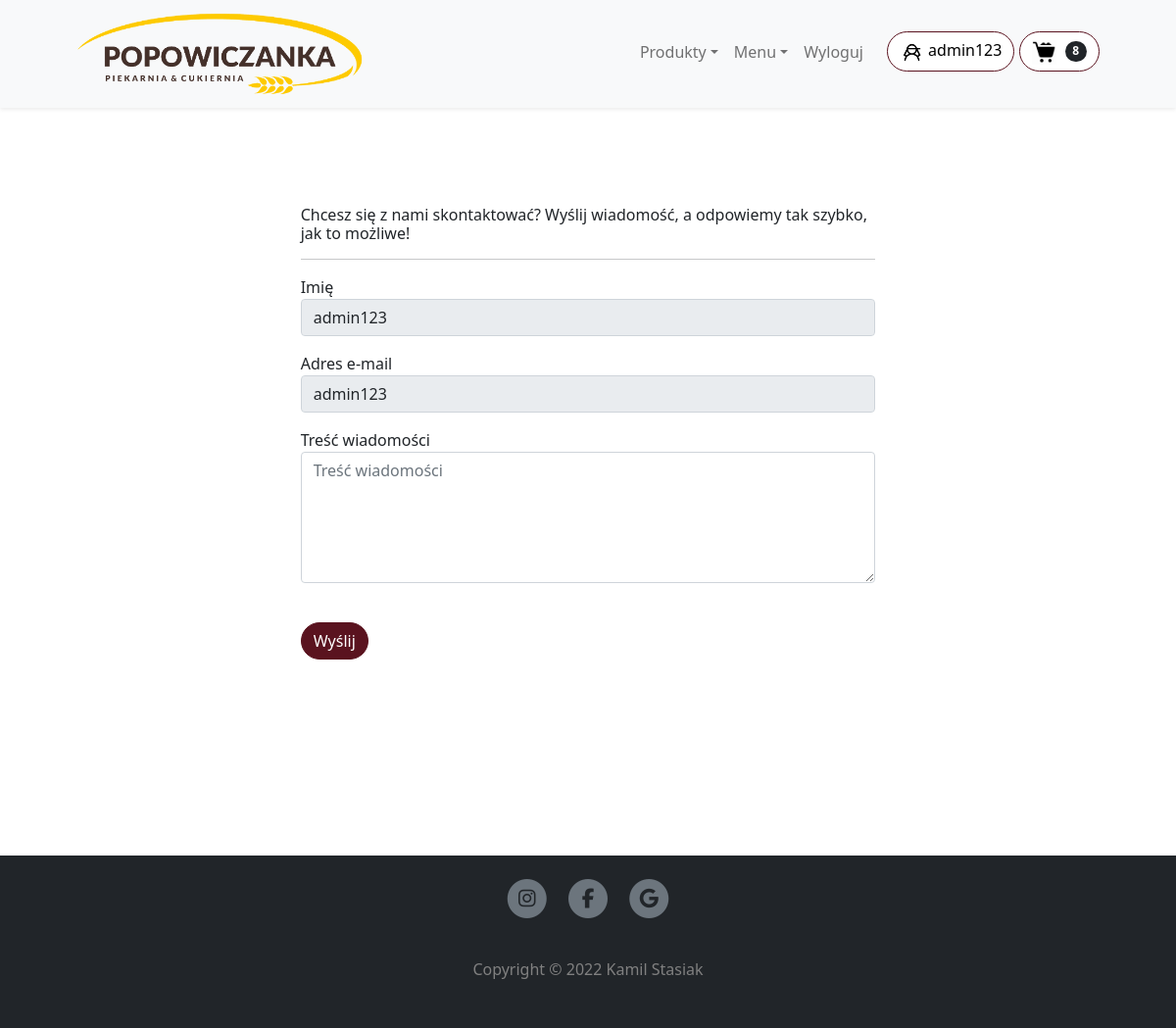
Screenshot of /kontakt (signed in) with the database file from the repository.
### app.py (models this page shows, shortened)
class User(UserMixin, db.Model):
    __tablename__ = "users"
    id = db.Column(db.Integer, primary_key=True)
    username = db.Column(db.String(100))
    surname = db.Column(db.String(100))
    birthdate = db.Column(db.String(100))
    email = db.Column(db.String(100), unique=True)
    phone = db.Column(db.Integer, unique=True)
    password = db.Column(db.String(100))
    accept_tos = db.Column(db.String(100))
    cart_count = db.Column(db.Integer)

### app.py (the view, shortened to what this page needs)
@app.route('/kontakt', methods=['GET', 'POST'])
def kontakt():
    return render_template('kontakt.html', current_user=current_user)

### app.py (called while the page is built)
@login_manager.user_loader
def load_user(user_id):
    return User.query.get(int(user_id))

### templates/kontakt.html (shortened to what this page needs)
{% extends "base.html" %}
{% block main %}
<div class="container">
    <div class="row" style="padding: 100px; padding-bottom: 200px;">
      <div class="col-lg-8 col-md-10 mx-auto">
          <h6>Chcesz się z nami skontaktować? Wyślij wiadomość, a odpowiemy tak szybko, jak to możliwe!</h6>
        <hr>
          <form action="{{ url_for('kontakt') }}" method="post" name="sentMessage" id="contactForm" novalidate="">
            <div class="control-group">
              <div class="form-group floating-label-form-group controls">
                <label>Imię</label>
                {% if current_user.get_id() %}
                <input type="text" class="form-control" value="{{ current_user.username }}" name="name" readonly>
                {% else %}
                <input type="text" class="form-control" placeholder="Imię" name="name" required="" data-validation-required-message="Please enter your name.">
                {% endif %}
              </div>
            </div>
            <div class="control-group">
              <div class="form-group floating-label-form-group controls">
                <label>Adres e-mail</label>
                {% if current_user.get_id() %}
                <input type="email" class="form-control" value="{{ current_user.email }}" name="email" readonly>
                {% else %}
                <input type="email" class="form-control" placeholder="Adres e-mail" name="email" required="" data-validation-required-message="Please enter your email address.">
                {% endif %}
              </div>
            </div>
            <div class="control-group">
              <div class="form-group floating-label-form-group controls">
                <label>Treść wiadomości</label>
                <textarea rows="5" class="form-control" placeholder="Treść wiadomości" name="message" required="" data-validation-required-message="Please enter a message."></textarea>
              </div>
            </div>
            <br>
            <div class="form-group">
              <button type="submit" class="btn btn-caro" id="sendMessageButton">Wyślij</button>
            </div>
          </form>
      </div>
    </div>
  </div>
{% endblock main %}

### templates/header.html (shortened to what this page needs)
<nav id="navbar_top" class="navbar navbar-expand-lg navbar-light bg-light shadow-sm" style="z-index: 1000; padding:0;">
    <div class="container px-0 px-sm-4 px-lg-5">
        <a class="navbar-brand ml-sm-0" style="padding:0; margin-left:-15px;" href="{{  url_for('index')  }}">
            <img id="nav-img-logo" src="/static/img/popowiczankakolor-kopia.png" height="110" alt="">
        </a>
        <div class="collapse navbar-collapse px-4 pb-1 px-sm-0" id="navbarSupportedContent">
            <ul class="d-flex navbar-nav me-3 mb-2 mb-lg-0">
            <li class="nav-item dropdown">
                    <a class="nav-link dropdown-toggle" id="navbarDropdown2" href="#" role="button"
                       data-bs-toggle="dropdown" aria-expanded="false">Produkty</a>
                </li>
            <li class="nav-item dropdown">
                    <a class="nav-link dropdown-toggle" id="navbarDropdown" href="#" role="button"
                       data-bs-toggle="dropdown" aria-expanded="false">Menu</a>
                </li>
                {% if current_user.get_id() %}
                <li class="nav-item"><a class="nav-link" href="{{  url_for('logout')  }}">Wyloguj</a></li>
                {% else %}
                <li class="nav-item"><a class="nav-link" href="{{  url_for('login')  }}">Zaloguj się</a></li>
                <li class="nav-item"><a class="nav-link" href="{{  url_for('register')  }}">Zarejestruj się</a></li>
                {% endif %}
            </ul>
            {% if current_user.get_id() %}
                <form class="d-flex" style="margin-right: 5px; margin-bottom: 1px;">
                    <a class="btn btn-headd btn-outline-dark" href="{{  url_for('user')  }}"><img src="/static/img/icons8-teenager-female-96.png" width="25px"> {{ current_user.username }}</a>
                </form>
            {% endif %}
            <form class="d-flex">
                <a class="btn btn-outline-dark btn-headf" href="{{  url_for('koszyk')  }}" style="margin-bottom:1px;">
                    <img src="/static/img/icons8-shopping-cart.gif" width="25px">
                    {% if not current_user.get_id() %}
                        {% if 'koszyk' in session %}
                            <span class="badge bg-dark text-white ms-1 rounded-pill">{{ session['koszyk']|length }}</span>
                        {% else %}
                            <span class="badge bg-dark text-white ms-1 rounded-pill">0</span>
                        {% endif %}
                    {% else %}
                        {% if current_user.cart_count == None %}
                            <span class="badge bg-dark text-white ms-1 rounded-pill">0</span>
                        {% else %}
                            <span class="badge bg-dark text-white ms-1 rounded-pill">{{ current_user.cart_count }}</span>
                        {% endif %}
                    {% endif %}
                </a>
            </form>
        </div>
    </div>
</nav>

### rows the page displays
User: username "admin123", cart_count "8", name "admin123", email "admin123"
